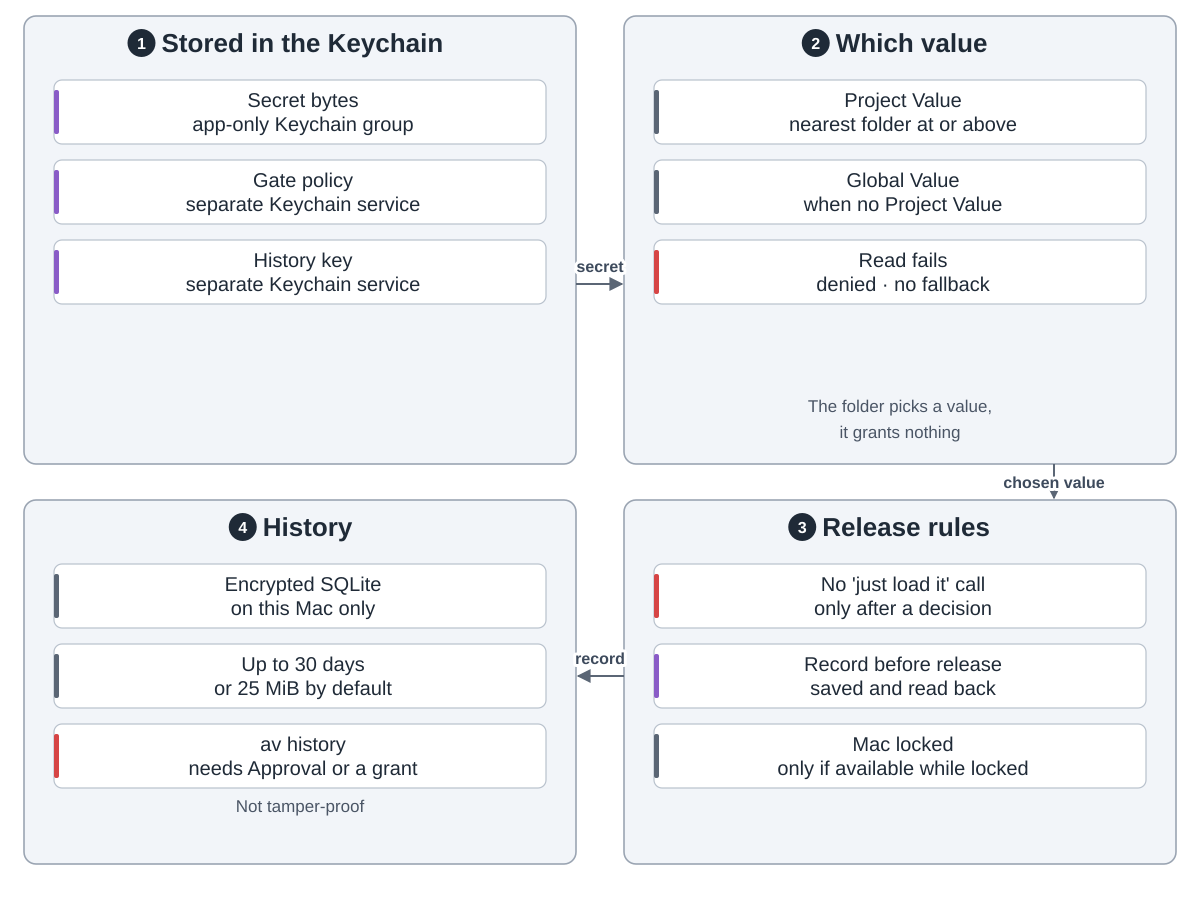

Python code for this plot:
"""Secrets and history: where secret bytes live, which value a request gets, the release rules, and the local Authorization History.
Drawn from automic-vault/automic-vault at commit d1011a5 (docs/architecture.md Secret custody and availability, Recording before release; README.md Secrets and Authorization History; docs/project-secrets.md).
Run: python3 custody.py"""
import sys
from pathlib import Path

sys.path.insert(0, str(Path(__file__).resolve().parents[2] / "tools"))
from archdiagram import Diagram, L, R, GW, T1, H1, T2, H2  # noqa: E402

d = Diagram("Secrets and history",
            "1 Stored in the Keychain: secret bytes sit in the app's private group of the macOS Data Protection "
            "Keychain; gate policy and the history key each sit in a separate Keychain service. "
            "2 Which value: the nearest Project Value in the working folder or a folder above it wins, otherwise "
            "the Global Value; if the chosen value cannot be read the request is denied, with no fallback. The "
            "folder only picks a value and grants nothing. "
            "3 Release rules: there is no call that simply loads a secret; an allowed use is recorded and read back "
            "before the secret leaves; on a locked Mac only secrets marked available while locked can be used. "
            "4 History: encrypted rows in one SQLite file on this Mac, kept up to 30 days or until a size cap, 25 MiB by default, "
            "whichever comes first; reading it with av history needs Approval or a separate grant. It is not tamper-proof.")

d.group(L, 16, GW, H1 + 68, "Stored in the Keychain", 1)
d.column(L, 16, [("Secret bytes|app-only Keychain group", "write"),
                 ("Gate policy|separate Keychain service", "write"),
                 ("History key|separate Keychain service", "write")])

d.group(R, 16, GW, H1 + 68, "Which value", 2)
d.column(R, 16, [("Project Value|nearest folder at or above", "data"),
                 ("Global Value|when no Project Value", "data"),
                 ("Read fails|denied · no fallback", "review")])
d.notes(R, 16, H1 + 68, "The folder picks a value,", "it grants nothing")

d.group(R, T2, GW, H2, "Release rules", 3)
d.column(R, T2, [("No 'just load it' call|only after a decision", "review"),
                 ("Record before release|saved and read back", "write"),
                 ("Mac locked|only if available while locked", "data")])

d.group(L, T2, GW, H2, "History", 4)
d.column(L, T2, [("Encrypted SQLite|on this Mac only", "data"),
                 ("Up to 30 days|or 25 MiB by default", "data"),
                 ("av history|needs Approval or a grant", "review")])
d.notes(L, T2, H2, "Not tamper-proof", "")

d.arrow(f"M{L + GW} {T1 + 200}H{R - 2}", label="secret", at=(600, T1 + 188))
d.arrow(f"M{R + 430} {16 + H1 + 68}V{T2 - 2}", label="chosen value", at=(R + 430, T1 + H1 + 24))
d.arrow(f"M{R} {T2 + 176}H{L + GW + 2}", label="record", at=(600, T2 + 164))

d.save(Path(__file__).with_name("custody.svg"))
